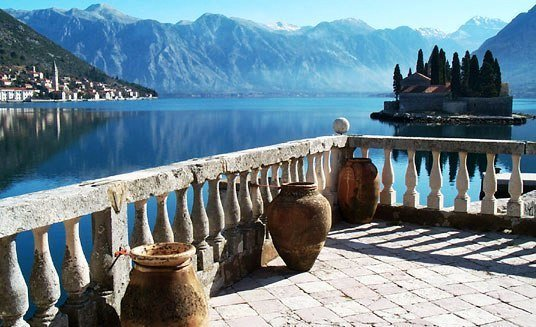
#> input picture Image_Derivatives/perast_balcony/perast.jpg, 536 x 327 px, found by its file name
$ python image_derivatives.py
#> lines starting #> are read from the running program, lines starting #| are printed output that depends on the picture
from PIL import Image
import numpy as np
import math
from scipy import signal

def xderivative(image):
    # PIL and numpy use different internal representations
    # convert the image to a numpy array (for subsequent processing)
    image_array = np.asarray(image)
    image_array_copy = image_array.copy()

    xfilter = [1, -1]

    for row in range(0, image.size[1]):
        for col in range(0, image.size[0]):
            if(col >= math.floor(len(xfilter)/2) and col <= image.size[0] - math.floor(len(xfilter)/2) - 1):
                delta = (image_array_copy[row, col] * xfilter[0]) + (image_array_copy[row, col + 1] * xfilter[1])
                if(delta > 50):
                    image_array_copy[row, col] = delta
                else:
                    image_array_copy[row, col] = 0
            else:
                image_array_copy[row, col] = 0

    result = Image.fromarray(image_array_copy)
    return result

def yderivative(image):
    # PIL and numpy use different internal representations
    # convert the image to a numpy array (for subsequent processing)
    image_array = np.asarray(image)
    image_array_copy = image_array.copy()

    yfilter = [1, -1]

    for row in range(0, image.size[1]):
        for col in range(0, image.size[0]):
            if(row >= math.floor(len(yfilter)/2) and row <= image.size[1] - math.floor(len(yfilter)/2) - 1):
                delta = (image_array_copy[row, col] * yfilter[0]) + (image_array_copy[row + 1, col] * yfilter[1])
                if(delta > 50):
                    image_array_copy[row, col] = delta
                else:
                    image_array_copy[row, col] = 0
            else:
                image_array_copy[row, col] = 0

    result = Image.fromarray(image_array_copy)
    return result

### Image Derivatives ###
image = Image.open('.../perast.jpg')
#> image is the input picture: PIL image 536x327 RGB; mean R, G, B 108.9, 131, 142.8
# convert the image to a black and white greyscale image
image = image.convert('L')
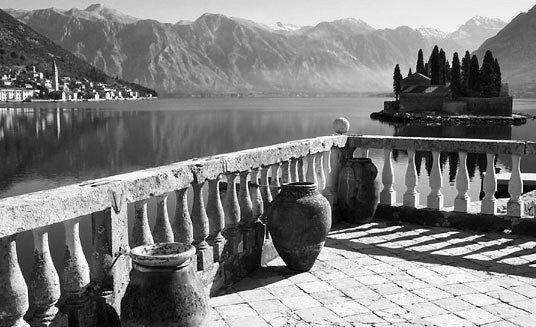
#> image: PIL image 536x327 L; min 0, max 255, mean 125.7
result = xderivative(image)
#> after the loop in xderivative, `for row in range(0, image.size[1]):`:
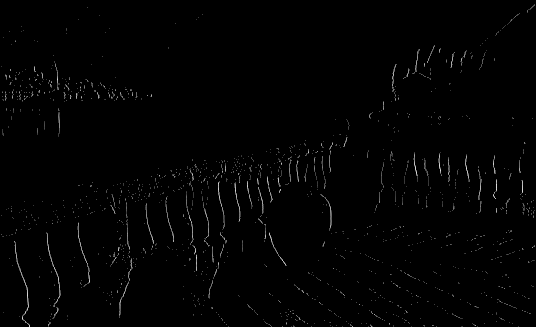
#> image_array_copy: shape (327, 536); min 0, max 227, mean 2.4
result.save('/.../xresultm.jpg','JPEG')
result = yderivative(image)
#> after the loop in yderivative, `for row in range(0, image.size[1]):`:
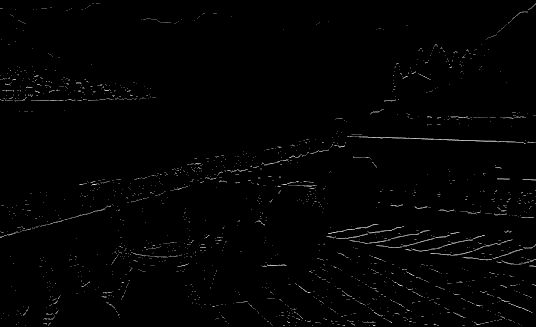
#> image_array_copy: shape (327, 536); min 0, max 245, mean 2.7
result.save('/.../yresultm.jpg','JPEG')
